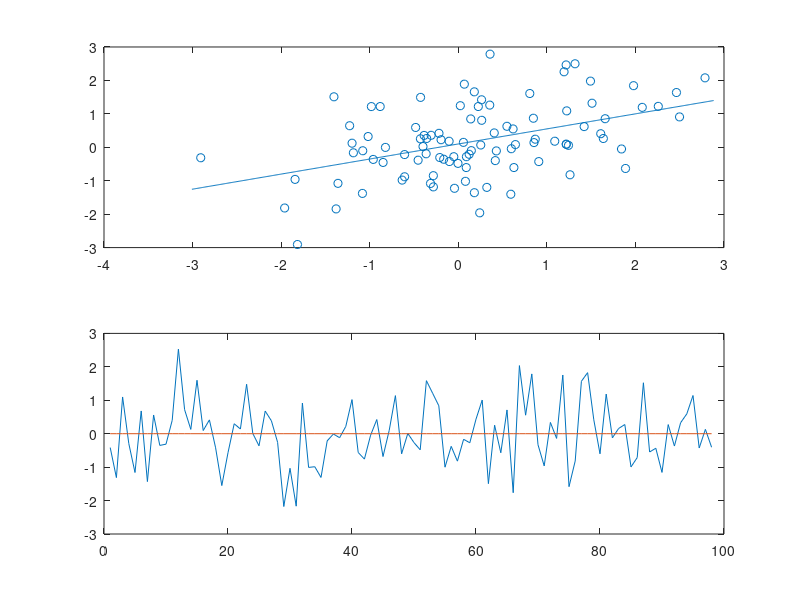

Reproduce this figure in MATLAB.
clc;
format short g;
close all;
clear all;

tic;

rand('state',26);
randn('state',26);

ntotal=200;
nburnin=100;
nsimper=ntotal-nburnin;

X_0=0;
shocks=randn(ntotal,1);

rho=0.5;

X=zeros(ntotal,1);

for i=1:ntotal
    if i==1
        X(i,1)=rho*X_0+shocks(i,1);
    else
        X(i,1)=rho*X(i-1)+shocks(i,1);
    end
end

X_rho_5=X(nburnin+1:end,:);

%%OLS regressin ar(2)
yvar=X_rho_5(3:end,1);
T=size(yvar,1);

xvar=[ones(T,1) X_rho_5(2:end-1) X_rho_5(1:end-2)];

m=size(xvar,2);

betas=inv(xvar'*xvar)*xvar'*yvar;

residual=yvar-xvar*betas;

sigma_sq=(residual'*residual)/T;

adj_R_Sq=1- ( (residual'*residual)/(T-m)) / ( (yvar'*yvar)/(T-1)) ;

dt=(1:1:T)';

figure(1);
subplot(2,1,1);
xval=xvar(:,2);
yval=yvar;
maxxval=max(xval)+0.1;
minxval=min(xval)-0.1;
maxyval=max(yval)+0.1;
minyval=min(yval)-0.1;
xdom=(minxval:0.01:maxxval)';

predicted_y=betas(1,1)*ones( size(xdom,1),1)+betas(2,1)*xdom;

plot(xdom,predicted_y);
hold on
scatter(xval,yval);
hold off;

subplot(2,1,2);
plot(dt,residual);
hold on;
plot(dt,zeros(T,1));
hold off;

